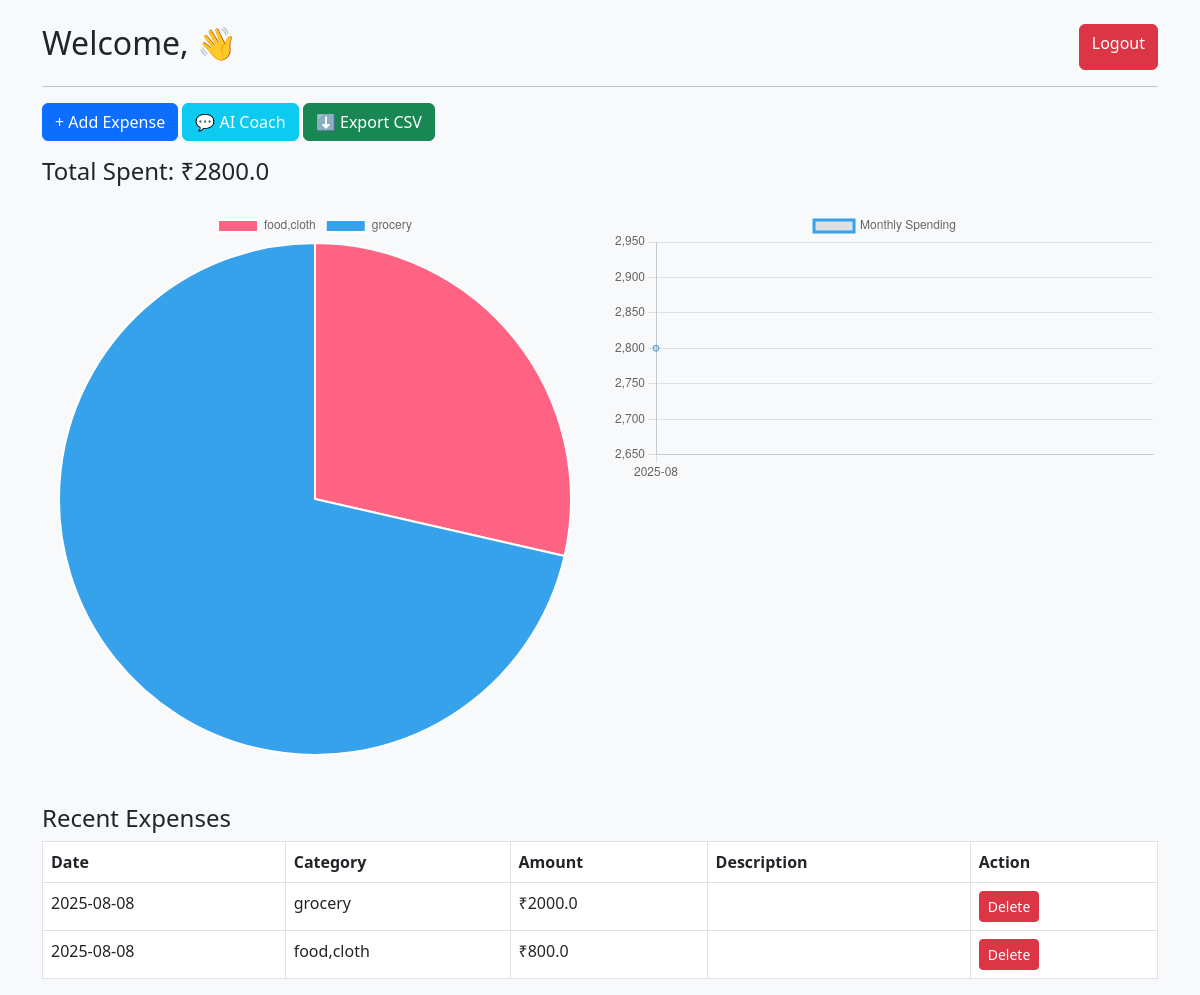
Before: / (signed in) with the older database file.
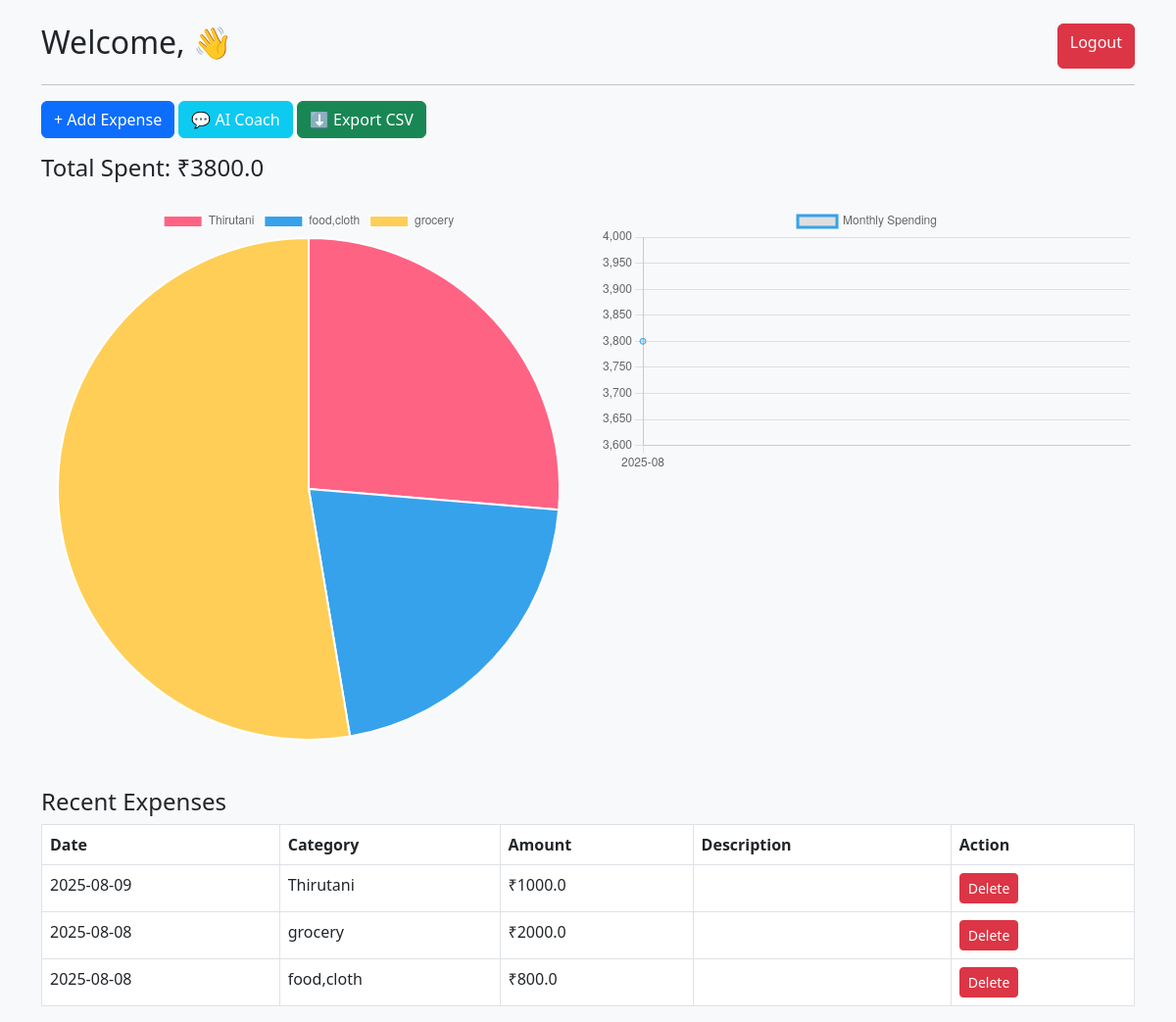
After: the same page with the newer database file.
### tables this page shows
CREATE TABLE expenses (
        id INTEGER PRIMARY KEY AUTOINCREMENT,
        date TEXT NOT NULL,
        category TEXT NOT NULL,
        amount REAL NOT NULL,
        description TEXT
    , user_id INTEGER);

### app.py (the view)
@app.route('/')
@login_required
def index():
    conn = get_db_connection()
    rows = conn.execute("SELECT * FROM expenses WHERE user_id=? ORDER BY date DESC", (current_user.id,)).fetchall()
    conn.close()
    df = pd.DataFrame(rows, columns=rows[0].keys()) if rows else pd.DataFrame(columns=['id','date','category','amount','description','user_id'])
    total = df['amount'].sum() if not df.empty else 0
    by_category = df.groupby('category')['amount'].sum().to_dict() if not df.empty else {}
    if not df.empty:
        df['date_dt'] = pd.to_datetime(df['date'])
        df['month'] = df['date_dt'].dt.to_period('M').astype(str)
    monthly = df.groupby('month')['amount'].sum().to_dict() if not df.empty else {}
    return render_template('index.html', expenses=rows, total=total, by_category=by_category, monthly=monthly)

### app.py (called while the page is built)
def get_db_connection():
    conn = sqlite3.connect(DB_PATH)
    conn.row_factory = sqlite3.Row
    return conn

@login_manager.user_loader
def load_user(user_id):
    conn = get_db_connection()
    row = conn.execute("SELECT * FROM users WHERE id=?", (user_id,)).fetchone()
    conn.close()
    if row:
        return User(row['id'], row['username'], row['email'], row['password_hash'])
    return None

### templates/index.html (shortened to what this page needs)
<!DOCTYPE html>
<html lang="en">
<head>
    <link href="https://cdn.jsdelivr.net/npm/bootstrap@5.3.0/dist/css/bootstrap.min.css" rel="stylesheet">
</head>
<body class="bg-light">
<div class="container mt-4">
    <div class="d-flex justify-content-between">
        <h2>Welcome, {{ current_user.username }} 👋</h2>
        <a href="{{ url_for('logout') }}" class="btn btn-danger">Logout</a>
    </div>
    <hr>
    <div class="mb-3">
        <a href="{{ url_for('add') }}" class="btn btn-primary">+ Add Expense</a>
        <a href="{{ url_for('ai_coach') }}" class="btn btn-info text-white">💬 AI Coach</a>
        <a href="{{ url_for('export_csv') }}" class="btn btn-success">⬇ Export CSV</a>
    </div>
    <h4>Total Spent: ₹{{ total }}</h4>
    <div class="row mt-4">
        <div class="col-md-6">
            <canvas id="pieChart"></canvas>
        </div>
        <div class="col-md-6">
            <canvas id="lineChart"></canvas>
        </div>
    </div>
    <h4 class="mt-5">Recent Expenses</h4>
    <table class="table table-bordered">
        <thead>
            <tr>
                <th>Date</th>
                <th>Category</th>
                <th>Amount</th>
                <th>Description</th>
                <th>Action</th>
            </tr>
        </thead>
        <tbody>
            {% for e in expenses %}
            <tr>
                <td>{{ e['date'] }}</td>
                <td>{{ e['category'] }}</td>
                <td>₹{{ e['amount'] }}</td>
                <td>{{ e['description'] }}</td>
                <td>
                    <form method="POST" action="{{ url_for('delete', id=e['id']) }}">
                        <button class="btn btn-sm btn-danger">Delete</button>
                    </form>
                </td>
            </tr>
            {% endfor %}
        </tbody>
    </table>
</div>
<script>
    const categoryData = {{ by_category|default({})|tojson }};
    const monthlyData = {{ monthly|default({})|tojson }};
    const pieCtx = document.getElementById('pieChart');
    new Chart(pieCtx, {
        type: 'pie',
        data: {
            labels: Object.keys(categoryData),
            datasets: [{
                data: Object.values(categoryData),
                backgroundColor: ['#FF6384','#36A2EB','#FFCE56','#4CAF50','#9966FF']
            }]
        }
    });
    const lineCtx = document.getElementById('lineChart');
    new Chart(lineCtx, {
        type: 'line',
        data: {
            labels: Object.keys(monthlyData),
            datasets: [{
                label: 'Monthly Spending',
                data: Object.values(monthlyData),
                borderColor: '#36A2EB',
                fill: false,
                tension: 0.4
            }]
        }
    });
</script>
</body>
</html>

Changed rows visible on the page:
added expenses: date "2025-08-09", category "Thirutani", amount "1000.0"
Other visible differences:
{{ total }}: "2800.0" → "3800.0"
chart data {{ monthly|default({})|tojson }}: {"2025-08": 2800.0} → {"2025-08": 3800.0}
